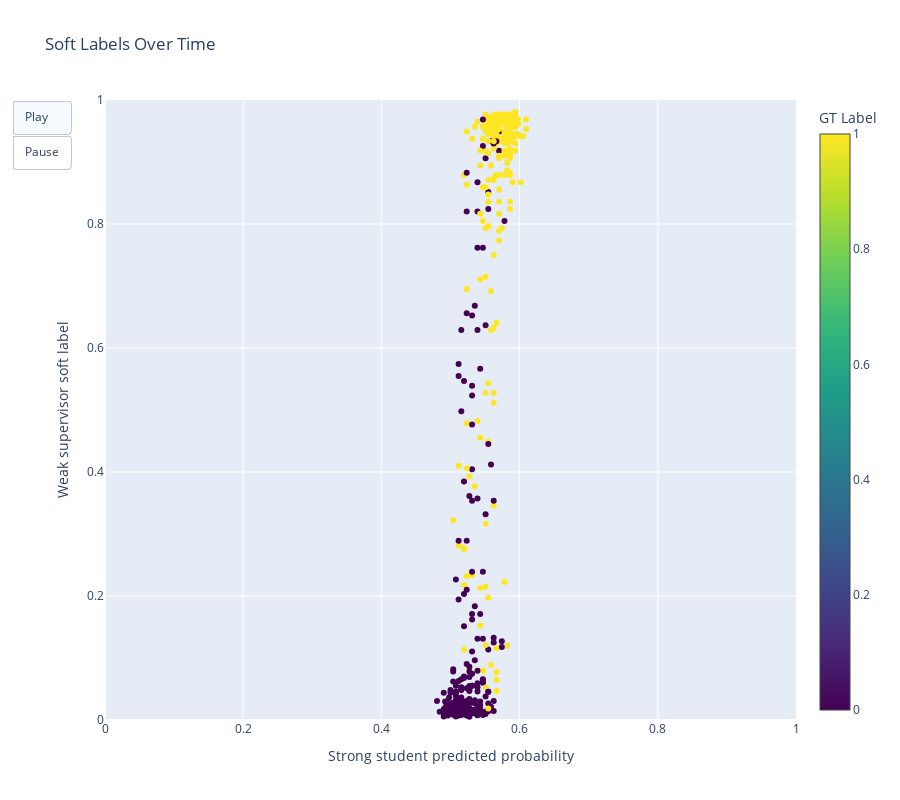

The code cell stored with this chart in its notebook:
### Code cell
import plotly.graph_objs as go
import numpy as np

n_time_steps = len(pred_probs)
# Create base figure
fig = go.Figure(
    data=[go.Scatter(x=pred_probs[0], y=weak_soft_labels, mode='markers',  
                     marker=dict(color=gt_labels, colorscale='Viridis', colorbar=dict(title='GT Label')))],
    layout=go.Layout(
        title="Soft Labels Over Time",
        xaxis=dict(range=[0, 1], title="Strong student predicted probability"),
        yaxis=dict(range=[0, 1], title="Weak supervisor soft label"),
        updatemenus=[dict(
            type="buttons",
            buttons=[dict(label="Play",
                          method="animate",
                          args=[None, {"frame": {"duration": 700, "redraw": True}, "fromcurrent": True}]),
                    dict(label="Pause",
                         method="animate",
                         args=[[None], {"frame": {"duration": 0, "redraw": False}, "mode": "immediate"}])
                    ])]
    ),
    frames=[go.Frame(data=[go.Scatter(x=pred_probs[i], y=weak_soft_labels, mode='markers',
                                        marker=dict(color=gt_labels, colorscale='Viridis', colorbar=dict(title='GT Label')))],
                         name=str(i))
            for i in range(1, n_time_steps)]
)

# Add axis titles
fig.update_layout(xaxis_title="Strong student predicted probability", yaxis_title="Weak supervisor soft label", height=800, width=900)


# Show animation
fig.show()

### Figure 1 — Plotly figure (JSON) as saved in the notebook; plotly's stock layout.template omitted (floating-point values rounded to 4 significant figures; data arrays with more than 128 entries replaced by an {"elided": "..."} marker saying what was removed)
{"data": [{"marker": {"color": {"elided": "464 int values"}, "colorbar": {"title": {"text": "GT Label"}}, "colorscale": [[0, "#440154"], [0.1111, "#482878"], [0.2222, "#3e4989"], [0.3333, "#31688e"], [0.4444, "#26828e"], [0.5556, "#1f9e89"], [0.6667, "#35b779"], [0.7778, "#6ece58"], [0.8889, "#b5de2b"], [1, "#fde725"]]}, "mode": "markers", "type": "scatter", "x": {"elided": "464 float values"}, "y": {"elided": "464 float values"}}], "layout": {"height": 800, "title": {"text": "Soft Labels Over Time"}, "updatemenus": [{"buttons": [{"args": [null, {"frame": {"duration": 700, "redraw": true}, "fromcurrent": true}], "label": "Play", "method": "animate"}, {"args": [[null], {"frame": {"duration": 0, "redraw": false}, "mode": "immediate"}], "label": "Pause", "method": "animate"}], "type": "buttons"}], "width": 900, "xaxis": {"range": [0, 1], "title": {"text": "Strong student predicted probability"}}, "yaxis": {"range": [0, 1], "title": {"text": "Weak supervisor soft label"}}}}
